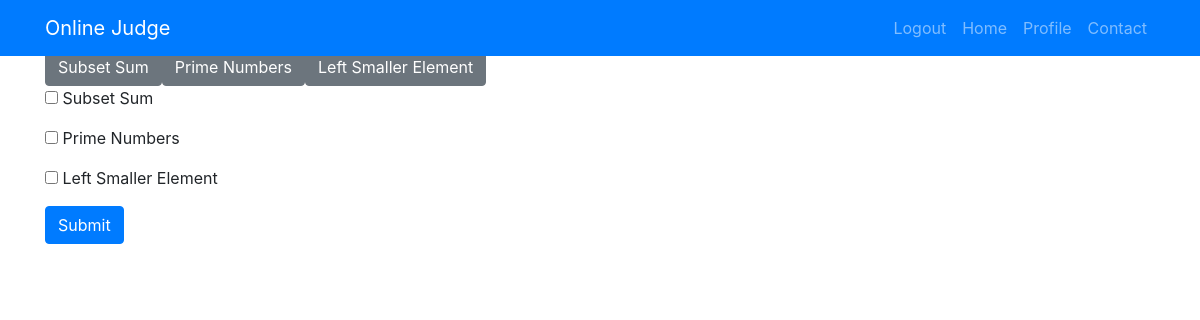
/addContestContest1, run on an earlier commit of the app's database.
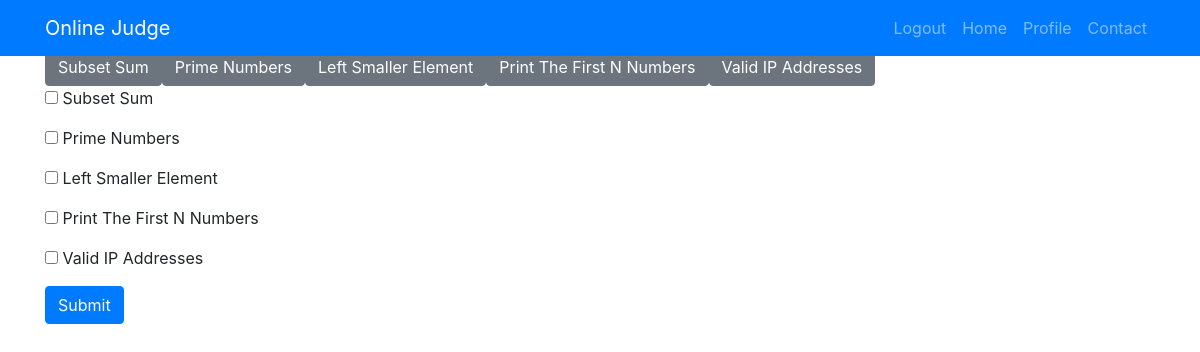
And on a later commit of the database.
### judge/models.py (models this page shows, shortened)
class Question(models.Model):
    code = models.CharField(max_length=10, unique=True)
    name = models.CharField(max_length=250)
    problem = models.TextField()
    difficulty = models.CharField(max_length=10,choices=level,blank=True)
    points = models.IntegerField(default=0,blank=True)

### judge/views.py (the view, shortened to what this page needs)
# urls.py: path('addContestContest<pk>', views.addQuestion, name='addContestQuestion'),
def addQuestion(request, pk):
    contest = Contest.objects.get(id=pk)
    question_set = Question.objects.all()
    context = {
        'questions': question_set
    }
    return render(request, 'judge/addQuestion.html', context)

### templates/judge/addQuestion.html (shortened to what this page needs)
{% extends 'base.html' %}
{% block content %}
<table class="table">
    <form method="POST">
        {% for question in questions %}
            <button type="submit" name="question_id" value="{{ question.id }}"
            class="btn btn-secondary">{{ question.name }}</button>
        {% endfor %}
    {% for question in questions %}
        <p><input type="checkbox" name="question_ids" value="{{ question.id }}">
            {{ question.name }}</p>
    {% endfor %}
        <input type="submit" class="btn btn-primary">
    </form>
</table>
{% endblock content %}

What changed in the data, as far as the page shows it:
added Question: {{ question.id }} 4 (drawn), name "Print The First N Numbers"
added Question: {{ question.id }} 5 (drawn), name "Valid IP Addresses"
